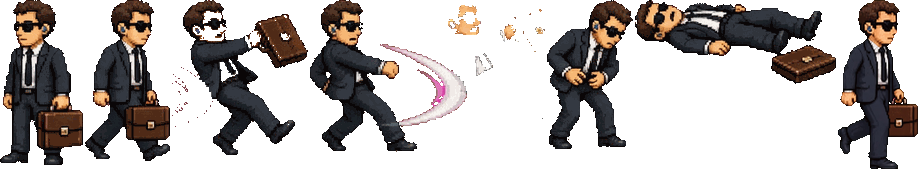
#> input picture assets/atlas/agent_case.png, 918 x 169 px, given in place of hero.jpg, which was not available
$ python build_sprites.py
#> lines starting #> are read from the running program, lines starting #| are printed output that depends on the picture; after the words box and inside, x2 and y2 are one past the last pixel; in counts of white or black regions, pixels touching at a corner belong together; pictures that were not available may be replaced by others from this repository, and a replacement may not be noted
### tools/ai-art/keyer.py
"""Key the magenta background out of the AI-generated sprite sheets and find individual sprites."""
import numpy as np
from PIL import Image
from scipy import ndimage as ndi

def load(path):
    return np.array(Image.open(path).convert('RGB')).astype(np.int16)

def bg_color(a):
    c = np.concatenate([a[:16,:16].reshape(-1,3), a[:16,-16:].reshape(-1,3), a[-16:,:16].reshape(-1,3), a[-16:,-16:].reshape(-1,3)])
    return np.median(c, 0)

def magenta_score(a):
    """0 = definitely sprite, 1 = definitely magenta background (hue based, so the darker magenta
    ground shadows are removed as well). Pink nets etc. keep far more green and survive."""
    r, g, b = a[..., 0].astype(float), a[..., 1].astype(float), a[..., 2].astype(float)
    m = np.minimum(r, b); M = np.maximum(np.maximum(r, b), 1)
    ratio = (m - g) / np.maximum(m, 1.0)
    s = np.clip((ratio - 0.5) / 0.3, 0, 1)
    bal = np.clip((m / M - 0.2) / 0.15, 0, 1)
    dark = np.where(m > 25, 1.0, np.clip(m / 25.0, 0, 1))
    return s * bal * dark

def key(a, thr=0.5):
    sc = magenta_score(a)
    fg = sc < thr
    fg = ndi.binary_opening(fg, iterations=1)
    # edge cleanup: tinted dark pixels touching the background (shadow remnants, jpeg fringe)
    r, g, b = a[..., 0], a[..., 1], a[..., 2]
    tint = ((np.minimum(r, b) - g) > 8) & (np.minimum(r, b) * 1.0 > np.maximum(r, b) * 0.2) & (g < 0.35 * np.minimum(r, b) + 2)
    for _ in range(4):
        near = ndi.binary_dilation(~fg, iterations=1)
        fg = fg & ~(near & tint)
    return fg, sc

def despill(a, fg):
    """Remove magenta tint from edge pixels (JPEG fringe)."""
    out = a.copy().astype(float)
    edge = ndi.binary_dilation(~fg, iterations=2) & fg
    r, g, b = out[..., 0], out[..., 1], out[..., 2]
    spill = np.maximum(np.minimum(r, b) - g, 0)
    k = np.where(edge, 1.0, 0.0)
    out[..., 0] = r - spill * k * 0.9
    out[..., 2] = b - spill * k * 0.9
    return np.clip(out, 0, 255).astype(np.uint8), edge

def to_rgba(a, fg, erode_edge=True):
    rgb, edge = despill(a, fg)
    fg2 = fg.copy()
    if erode_edge:
        # shave one pixel of fringe where the tint is still strong
        r, g, b = a[..., 0], a[..., 1], a[..., 2]
        tinted = (np.minimum(r, b) - g) > 40
        fg2 &= ~(edge & tinted & ~ndi.binary_erosion(fg, iterations=2))
    alpha = (fg2 * 255).astype(np.uint8)
    return np.dstack([rgb, alpha])

def components(fg, merge=4, min_area=120, frag_frac=0.2, frag_dist=60):
    """Return list of (bbox, mask) per sprite. Small detached fragments (nets, sparks) attach to the nearest sprite."""
    grown = ndi.binary_dilation(fg, structure=np.ones((3,3)), iterations=merge)
    lab, n = ndi.label(grown)
    lab = lab * fg  # only real pixels
    objs = ndi.find_objects(lab)
    areas = ndi.sum(fg, lab, range(1, n + 1))
    keep = [i + 1 for i in range(n) if objs[i] is not None and areas[i] >= min_area]
    if not keep: return []
    med = np.median([areas[i - 1] for i in keep])
    big = [i for i in keep if areas[i - 1] >= med * frag_frac]
    small = [i for i in keep if i not in big]
    group = {i: [i] for i in big}
    def bb(i):
        sl = objs[i - 1]; return (sl[1].start, sl[0].start, sl[1].stop, sl[0].stop)
    for i in small:
        x0, y0, x1, y1 = bb(i); best, bd = None, 1e9
        for j in big:
            a0, b0, a1, b1 = bb(j)
            dx = max(a0 - x1, x0 - a1, 0); dy = max(b0 - y1, y0 - b1, 0); d = (dx * dx + dy * dy) ** .5
            if d < bd: bd, best = d, j
        if best is not None and bd <= frag_dist: group[best].append(i)
    out = []
    for j, ids in group.items():
        mask = np.isin(lab, ids)
        ys, xs = np.nonzero(mask)
        out.append(((xs.min(), ys.min(), xs.max() + 1, ys.max() + 1), mask))
    return out

def order(boxes, rowtol=None):
    """Sort into rows (by vertical overlap), then left to right."""
    bs = sorted(boxes, key=lambda b: (b[1] + b[3]) / 2)
    rows = []
    for b in bs:
        cy = (b[1] + b[3]) / 2
        for r in rows:
            ys0 = min(x[1] for x in r); ys1 = max(x[3] for x in r)
            my = np.mean([(x[1] + x[3]) / 2 for x in r])
            h = np.mean([x[3] - x[1] for x in r])
            if abs(cy - my) < h * 0.55: r.append(b); break
        else: rows.append([b])
    rows.sort(key=lambda r: np.mean([(x[1] + x[3]) / 2 for x in r]))
    return [sorted(r, key=lambda b: b[0]) for r in rows]

### tools/ai-art/build_sprites.py
#!/usr/bin/env python3
"""Slice the AI-generated 16-bit sprite sheets (magenta background) into game atlases.

  python3 tools/ai-art/build_sprites.py [art-src dir]

Writes assets/atlas/<char>.png + assets/atlas.json. Needs pillow, numpy, scipy.
All characters face RIGHT in the exported atlas (enemy sheets are generated facing left and get flipped).
"""
import json, sys, os
import numpy as np
from PIL import Image
from scipy import ndimage as ndi
from keyer import load, key, to_rgba, components, order

SRC = sys.argv[1] if len(sys.argv) > 1 else '/workspace/art-src'
OUT = os.path.join(os.path.dirname(__file__), '..', '..', 'assets')
os.makedirs(OUT + '/atlas', exist_ok=True)

# (sheet) -> source, expected sprites per row, which way the sheet faces
SHEETS = {
    'hero':    dict(src='hero.jpg', rows=[7, 8, 5, 6], face='R'),
    'keepers': dict(src='enemy-zookeepers.jpg', rows=[6, 6, 6], face='L'),
    'cops':    dict(src='enemy-cops.jpg', rows=[8, 8, 8], face='L'),
    'fbi':     dict(src='enemy-fbi.jpg', rows=[6, 6, 7], face='L', split={2: (.3, .75)}),
    'army':    dict(src='enemy-military.jpg', rows=[8, 8, 8], face='L'),
    # multi-frame boss animation strips (one row each): idle, walk x3, wind-up, strike, hurt, defeated (7-frame strips lack the wind-up)
    'b1': dict(src='boss1-anim.jpg', rows=[8], face='L', plain=True), 'b2': dict(src='boss2-anim.jpg', rows=[7], face='L'),
    'b3': dict(src='boss3-anim.jpg', rows=[7], face='L'), 'b4': dict(src='boss4-anim.jpg', rows=[8], face='L'),
    'b5': dict(src='boss5-anim.jpg', rows=[8], face='L', plain=True, split={0: (.35, .75)}),
    'bosses':  dict(src='bosses.jpg', rows=[5, 5, 5, 5, 5], face='L', bands=[151, 291, 425, 559]),
}
H = lambda r, c: (r, c)
# character -> sheet, target standing height in device px (3x logic), anims as lists of (row, col)
# optional: flip = set of (row,col) frames drawn facing the other way in the sheet
CHARS = {
    'harambe': dict(sheet='hero', ref=(0, 0), height=190, anims={
        'idle': [(0, 0), (0, 1), (0, 2), (0, 1)],
        'walk': [(0, 3), (0, 4), (0, 5), (0, 6)],
        'atk1': [(1, 0), (1, 1), (1, 0)], 'atk2': [(1, 3), (1, 2), (1, 3)], 'atk3': [(1, 0), (1, 2), (1, 3)],
        'heavy': [(1, 4), (1, 5), (1, 6), (1, 7)],
        'jump': [(2, 0), (2, 2), (2, 0)], 'jatk': [(2, 1), (2, 1)],
        'hurt': [(2, 3), (2, 3)], 'down': [(2, 3), (2, 4), (2, 4)],
        'special': [(3, 0), (3, 1), (3, 2), (3, 3)],
    }, bbox_anchor=[(1, 6), (1, 7)]),
}
def human(sheet, row, walk, windup, atk, hurt, down, idle=None, **kw):
    return dict(sheet=sheet, ref=(row, walk[0]), anims={'idle': [(row, (idle if idle is not None else walk[0]))], 'walk': [(row, c) for c in walk],
        'windup': [(row, c) for c in windup], 'atk': [(row, c) for c in atk], 'hurt': [(row, c) for c in hurt], 'down': [(row, hurt[0]), (row, down), (row, down)]}, **kw)
H_HUMAN = 156
for name, spec in {
    'keeper_net':  human('keepers', 0, [1, 0], [2], [3], [4], 5, idle=0),
    'keeper_dart': human('keepers', 1, [1, 2], [2], [3], [4], 5, idle=0),
    'keeper_stun': human('keepers', 2, [1, 0], [2], [3], [4], 5, idle=0),
    'cop_baton':   human('cops', 0, [0, 1, 2, 3], [4], [5], [6], 7, idle=0),
    'cop_shield':  human('cops', 1, [0, 1, 2, 3], [4], [5], [6], 7, idle=0),
    'cop_taser':   human('cops', 2, [0, 1, 2, 3], [4], [5], [6], 7, idle=0),
    'agent_kick':  dict(sheet='fbi', ref=(0, 0), anims={'idle': [(0, 0)], 'walk': [(0, 1), (0, 2)], 'windup': [(0, 2)], 'atk': [(0, 3), (0, 4)], 'hurt': [(1, 4)], 'down': [(1, 4), (0, 5), (0, 5)]}),
    'agent_net':   dict(sheet='fbi', ref=(0, 0), anims={'idle': [(1, 0)], 'walk': [(1, 0), (1, 1), (1, 2)], 'windup': [(1, 2)], 'atk': [(1, 3)], 'hurt': [(1, 4)], 'down': [(1, 4), (1, 5), (1, 5)]}),
    'agent_case':  dict(sheet='fbi', ref=(0, 0), anims={'idle': [(2, 0)], 'walk': [(2, 0), (2, 1)], 'windup': [(2, 3)], 'atk': [(2, 4)], 'hurt': [(2, 5)], 'down': [(2, 5), (2, 6), (2, 6)]}),
    'soldier_shield': human('army', 0, [0, 1, 2, 3], [4], [5], [6], 7, idle=0),
    'soldier_net':    human('army', 1, [0, 1, 2, 3], [4], [5], [6], 7, idle=0),
    'soldier_baton':  human('army', 2, [0, 1, 2, 3], [4], [5], [6], 7, idle=0),
}.items():
    spec['height'] = H_HUMAN; CHARS[name] = spec
BOSS = lambda row, h, anims, **kw: dict(sheet='bosses', ref=(row, 0), height=h, anims=anims, **kw)
CHARS.update({  # old single-sheet bosses: kept as the fallback source (see FALLBACK) for any animation a new strip lacks
    'boss_head':    BOSS(0, 226, {'idle': [(0, 0)], 'walk': [(0, 0), (0, 1)], 'windup': [(0, 1)], 'atk': [(0, 2)], 'hurt': [(0, 3)], 'down': [(0, 3), (0, 4), (0, 4)]}),
    'boss_captain': BOSS(1, 226, {'idle': [(1, 0)], 'walk': [(1, 0), (1, 1)], 'windup': [(1, 1)], 'atk': [(1, 2)], 'hurt': [(1, 3)], 'down': [(1, 3), (1, 4), (1, 4)]}),
    'boss_agent':   BOSS(2, 222, {'idle': [(2, 0)], 'walk': [(2, 0), (2, 1)], 'windup': [(2, 1)], 'atk': [(2, 2)], 'hurt': [(2, 3)], 'down': [(2, 3), (2, 4), (2, 4)]}),
    'boss_general': BOSS(3, 214, {'idle': [(3, 0)], 'walk': [(3, 0)], 'windup': [(3, 1), (3, 2)], 'atk': [(3, 3)], 'hurt': [(3, 1)], 'down': [(3, 1), (3, 4), (3, 4)]}),
    'boss_baron':   BOSS(4, 226, {'idle': [(4, 0)], 'walk': [(4, 0), (4, 1)], 'windup': [(4, 1)], 'atk': [(4, 2)], 'hurt': [(4, 1)], 'down': [(4, 1), (4, 4), (4, 4)]}, noflip=[(4, 0)]),
})
# new multi-frame strips: boss -> (sheet, row in old sheet, standing height, anims). Frame = (0, col) of the strip.
STRIP = lambda sh, h, walk, windup, atk, hurt, down: dict(sheet=sh, ref=(0, 0), height=h, anims={'idle': [(0, 0)], 'walk': [(0, c) for c in walk],
    'windup': [(0, c) for c in windup], 'atk': [(0, c) for c in atk], 'hurt': [(0, c) for c in hurt], 'down': [(0, hurt[0]), (0, down), (0, down)]})
NEW = {
    'boss_head':    STRIP('b1', 226, [0, 1, 2, 3], [4], [5], [6], 7),
    'boss_captain': STRIP('b2', 226, [0, 1, 2, 3], [3], [4], [5], 6),  # 7-frame strip: no separate wind-up, reuses walk frame 3 (baton up behind)
    'boss_agent':   STRIP('b3', 222, [0, 1, 2], [3], [4], [5], 6),      # 7-frame strip: frame 3 (fist cocked) doubles as wind-up
    'boss_general': STRIP('b4', 214, [0, 1, 2, 3], [4], [5], [6], 7),
    'boss_baron':   STRIP('b5', 226, [0, 1, 2, 3], [4], [5], [6], 7),
}
FALLBACK = {k: v for k, v in CHARS.items() if k in NEW}  # old bosses.jpg spec per boss
for k, v in NEW.items():
    ch = dict(v); ch['fallback'] = FALLBACK[k]; CHARS[k] = ch

def split_to_n(row, n, rng=(.3, .7), rgba=None, plain=False):
    """row = list of (bbox, mask) left->right. Split the widest merged sprite at the emptiest column of its
    dark (suit/outline) pixels; pale pixels (swoosh arcs, sparks) left of the cut go to the right-hand sprite."""
    row = list(row)
    while len(row) < n:
        k = max(range(len(row)), key=lambda i: row[i][0][2] - row[i][0][0])
        (x0, y0, x1, y1), m = row[k]
        luma = rgba[..., :3].astype(float).mean(-1)
        dark = m if plain else m & (luma < 100)  # plain: cut at the emptiest column of ALL sprite pixels (light-coloured uniforms)
        prof = dark[:, x0:x1].sum(0).astype(float); w = x1 - x0
        lo, hi = int(w * rng[0]), int(w * rng[1])
        cut = x0 + lo + int(np.argmin(np.convolve(prof, np.ones(5) / 5, 'same')[lo:hi]))
        pale = m & ~dark
        a = m.copy(); a[:, cut:] = False; b = m.copy(); b[:, :cut] = False
        mv = a & pale; a &= ~mv; b |= mv
        parts = []
        for mm in (a, b):
            ys, xs = np.nonzero(mm); parts.append(((xs.min(), ys.min(), xs.max() + 1, ys.max() + 1), mm))
        row[k:k + 1] = parts
    return row

def extract(sheet):
    sp = SHEETS[sheet]; a = load(os.path.join(SRC, sp['src'])); fg, _ = key(a); rgba = to_rgba(a, fg)
    comps = []
    bands = [0] + sp.get('bands', []) + [a.shape[0]]
    if len(bands) > 2:
        for b0, b1 in zip(bands[:-1], bands[1:]):
            sub = fg.copy(); sub[:b0] = False; sub[b1:] = False
            comps.append(components(sub))
        rows = [sorted(c, key=lambda t: t[0][0]) for c in comps]
    else:
        rows = order_comps(components(fg))
    out = []
    for r, n in zip(rows, sp['rows']):
        r = split_to_n(r, n, sp.get('split', {}).get(len(out), (.3, .7)), rgba, sp.get('plain', False)) if len(r) < n else r
        assert len(r) == n, (sheet, [len(x) for x in rows], sp['rows'])
        out.append(r)
    assert len(out) == len(sp['rows'])
    frames = {}
    for ri, r in enumerate(out):
        for ci, (bb, m) in enumerate(r):
            x0, y0, x1, y1 = bb
            crop = rgba[y0:y1, x0:x1].copy(); crop[..., 3] = np.where(m[y0:y1, x0:x1], 255, 0)
            frames[(ri, ci)] = Image.fromarray(crop)
    return frames, sp['face']

def order_comps(comps):
    rows = order([c[0] for c in comps]); byb = {tuple(map(int, c[0])): c for c in comps}
    return [[byb[tuple(map(int, b))] for b in r] for r in rows]

# [7 lines left out: function anchor_of, not called in this run]

def build():
    cache = {}
    meta = {}
    for name, ch in CHARS.items():
        sh = ch['sheet']
        if sh not in cache: cache[sh] = extract(sh)
#> in load, `return np.array(Image.open(path).convert('RGB')).astype(np.int16)`:
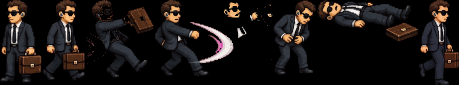
#> returned value: shape (169, 918, 3) int16 (shown at 1/2 size); mean of channels 0, 1, 2 25.9, 21, 19.3; drawn as R, G, B
#> in magenta_score, `r, g, b = a[..., 0].astype(float), a[..., 1].astype(float), a[..., 2]...`:
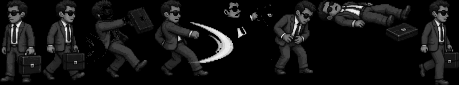
#> b: shape (169, 918) float64 (shown at 1/2 size); min 0, max 255, mean 19.3
#> in magenta_score, `ratio = (m - g) / np.maximum(m, 1.0)`:
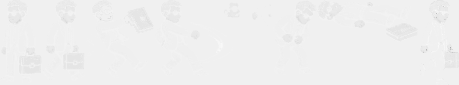
#> ratio: shape (169, 918) float64 (shown at 1/2 size); min -17, max 1, mean -0.0722; drawn with min black and max white
#> in magenta_score, `bal = np.clip((m / M - 0.2) / 0.15, 0, 1)`:
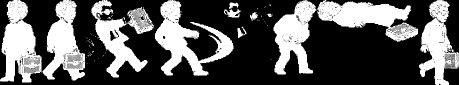
#> bal: shape (169, 918) float64 (shown at 1/2 size); min 0, max 1, mean 0.354
#> in magenta_score, `dark = np.where(m > 25, 1.0, np.clip(m / 25.0, 0, 1))`:
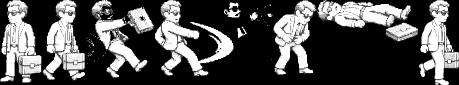
#> dark: shape (169, 918) float64 (shown at 1/2 size); min 0, max 1, mean 0.315
#> the loop in key, `for _ in range(4):` made 4 passes
#> pass 1, in key, `near = ndi.binary_dilation(~fg, iterations=1)`:
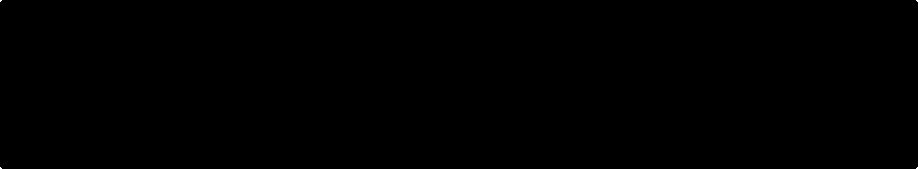
#> near: shape (169, 918) bool; 0.01% white in thin lines or dots
#> in to_rgba, `tinted = (np.minimum(r, b) - g) > 40`:
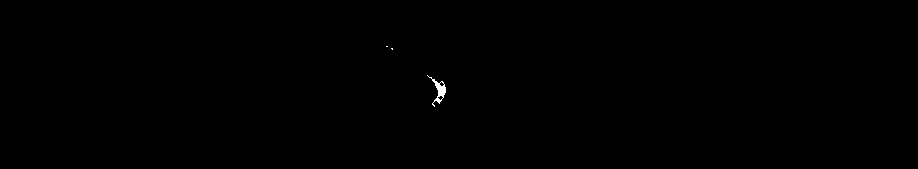
#> tinted: shape (169, 918) bool; 0.11% white; 3 white regions (2 under 20 px), largest, box (x1, y1, x2, y2) and area: (427, 75, 446, 107) 166
#> in components, `lab, n = ndi.label(grown)`: n = 1
#> in components, `objs = ndi.find_objects(lab)`: objs = 1 item
#> in components, `areas = ndi.sum(fg, lab, range(1, n + 1))`: areas = [155138]
#> in components, `keep = [i + 1 for i in range(n) if objs[i] is not None and areas[i] >=..`: keep = [1]
#> in components, `med = np.median([areas[i - 1] for i in keep])`: med = 155138
#> in components, `big = [i for i in keep if areas[i - 1] >= med * frag_frac]`: big = [1]
#> in components, `small = [i for i in keep if i not in big]`: small = []
#> in components, `group = {i: [i] for i in big}`: group = {1: [1]}
#> the loop in components, `for j, ids in group.items():` made 1 pass
#> (j, ids) on pass 1: (1, [1])
#> after the loop in components, `for j, ids in group.items():`: out = 1 item
#> in order, `bs = sorted(boxes, key=lambda b: (b[1] + b[3]) / 2)`: bs = [(0, 0, 918, 169)]
#> the loop in order, `for b in bs:` made 1 pass
#> (b, cy) on pass 1: ((0, 0, 918, 169), 84.5)
#> after the loop in order, `for b in bs:`: rows = [[(0, 0, 918, 169)]]
#> in order_comps, `byb = {tuple(map(int, c[0])): c for c in comps}`: byb = 1 item
#> the loop in extract, `for r, n in zip(rows, sp['rows']):` made 1 pass
#> n on pass 1: 7
#> after the loop in extract, `for r, n in zip(rows, sp['rows']):`: out = []
        frames, face = cache[sh]
        fb = ch.get('fallback'); ch = dict(ch); ch['anims'] = dict(ch['anims'])
        if fb:  # any animation the new strip lacks is filled from the old bosses.jpg frames (keys ('fb', r, c))
            if fb['sheet'] not in cache: cache[fb['sheet']] = extract(fb['sheet'])
            for an, lst in fb['anims'].items():
                if an not in ch['anims']: ch['anims'][an] = [('fb',) + f for f in lst]
        refimg = frames[ch['ref']]
        # reference height for the scale = standing height of the reference frame
        if 'height' in ch: height = ch['height']
        else: height = None
        scale = (height or H_HUMAN) / refimg.size[1] if sh != 'fbi' else H_HUMAN / frames[(0, 0)].size[1]
        used = []
        for lst in ch['anims'].values():
            for f in lst:
                if f not in used: used.append(f)
        sprites = []
        for f in used:
            if f[0] == 'fb':
                ff, fface = cache[fb['sheet']]; im = ff[f[1:]]; fsc = fb['height'] / ff[fb['ref']].size[1]
                flip = fface == 'L' and f[1:] not in fb.get('noflip', []); sc = fsc
            else:
                im = frames[f]; flip = face == 'L' and f not in ch.get('noflip', []); sc = scale
            if flip: im = im.transpose(Image.FLIP_LEFT_RIGHT)
            nw, nh = max(1, round(im.size[0] * sc)), max(1, round(im.size[1] * sc))
            im = im.resize((nw, nh), Image.LANCZOS)
            al = np.array(im); al[..., 3] = np.where(al[..., 3] > 120, 255, 0); im = Image.fromarray(al)
            ax, ay = anchor_of(im, f in ch.get('bbox_anchor', []))
            sprites.append((f, im, ax, ay))
        # shelf pack
        maxw = 1400; x = y = rowh = 0; place = {}
        for f, im, ax, ay in sprites:
            w, h = im.size
            if x + w + 2 > maxw: x = 0; y += rowh + 2; rowh = 0
            place[f] = (x, y); x += w + 2; rowh = max(rowh, h)
        atlas = Image.new('RGBA', (maxw, y + rowh), (0, 0, 0, 0))
        fl = []; idx = {}
        for f, im, ax, ay in sprites:
            atlas.paste(im, place[f]); idx[f] = len(fl)
            fl.append(dict(x=place[f][0], y=place[f][1], w=im.size[0], h=im.size[1], ax=ax, ay=ay))
        # trim atlas width
        wmax = max(fr['x'] + fr['w'] for fr in fl); atlas = atlas.crop((0, 0, wmax, atlas.size[1]))
        q = atlas.quantize(256, method=Image.Quantize.FASTOCTREE, dither=Image.Dither.NONE)
        q.save(f'{OUT}/atlas/{name}.png', optimize=True)
        meta[name] = dict(img=f'atlas/{name}.png', frames=fl, anims={k: [idx[f] for f in v] for k, v in ch['anims'].items()},
                          scale=3, height=max(fr['h'] for fr in fl))
        print(name, atlas.size, len(fl), os.path.getsize(f'{OUT}/atlas/{name}.png') // 1024, 'KB')
    json.dump(meta, open(f'{OUT}/atlas.json', 'w'), separators=(',', ':'))
    return meta


# [6 lines left out: function build_icon, not called in this run]

#> (the run stopped early here; a loop or call above may not have finished)
